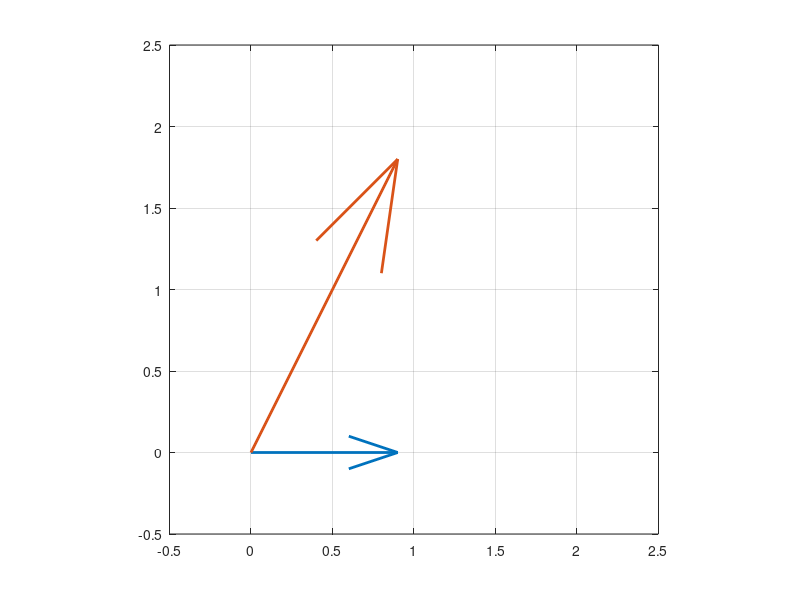
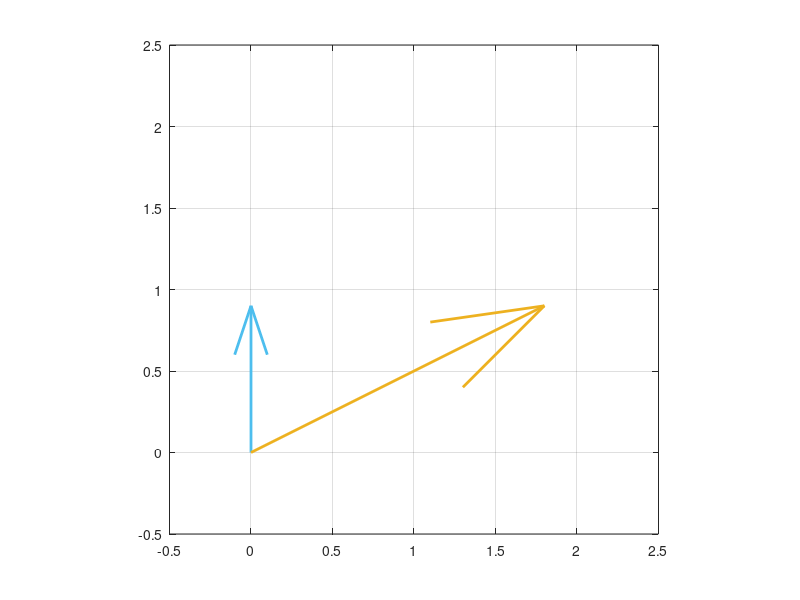

Source code (MATLAB) for these figures, in order:
clc;
clear all;
close all;
clf;

axis_low = -0.5;
axis_high = 2.5;

A = [1, 2; 2, 1]
x1 = [1; 0]
x2 = [0; 1]
Ax1 = A*x1
Ax2 = A*x2

#fig = figure();
fig1 = figure();
#   subplot(1, 2, 1);
hold on
#   plot([0, x1(1)], [0, x1(2)], "linewidth", 2, "color", [0 0.4470 0.7410], ";x1;")
#   plot(0, 0, "color", [0 0.4470 0.7410], ";x1;")
quiver(0, 0, x1(1), x1(2), "linewidth", 2, "color", [0 0.4470 0.7410])
hold on
#   plot([0, Ax1(1)], [0, Ax1(2)], "linewidth", 2, "color", [0.8500 0.3250 0.0980], ";Ax1;")
#   plot(0, 0, "color", [0.8500 0.3250 0.0980], ";A*x1;")
quiver(0, 0, Ax1(1), Ax1(2), "linewidth", 2, "color", [0.8500 0.3250 0.0980])
grid on;
box on;
axis([axis_low, axis_high, axis_low, axis_high], "square");
print(fig1,'-dpngalpha', '-r300', 'x1.png');

fig2 = figure();
#   subplot(1, 2, 2);
hold on
#   plot([0, x2(1)], [0, x2(2)], "linewidth", 2, "color", [0.3010 0.7450 0.9330], ";x2;")
#   plot(0, 0, "color", [0.3010 0.7450 0.9330], ";x2;")
quiver(0, 0, x2(1), x2(2), "linewidth", 2, "color", [0.3010 0.7450 0.9330])
hold on
#   plot([0, Ax2(1)], [0, Ax2(2)], "linewidth", 2, "color", [0.9290 0.6940 0.1250], ";A*x2;");
#   plot(0, 0, "color", [0.9290 0.6940 0.1250], ";A*x2;")
quiver(0, 0, Ax2(1), Ax2(2), "linewidth", 2, "color", [0.9290 0.6940 0.1250])
grid on;
box on;
axis([axis_low, axis_high, axis_low, axis_high], "square");
print(fig2,'-dpngalpha', '-r300', 'x2.png');

#print(fig,'-dpngalpha', '-r300', 'x.png');
